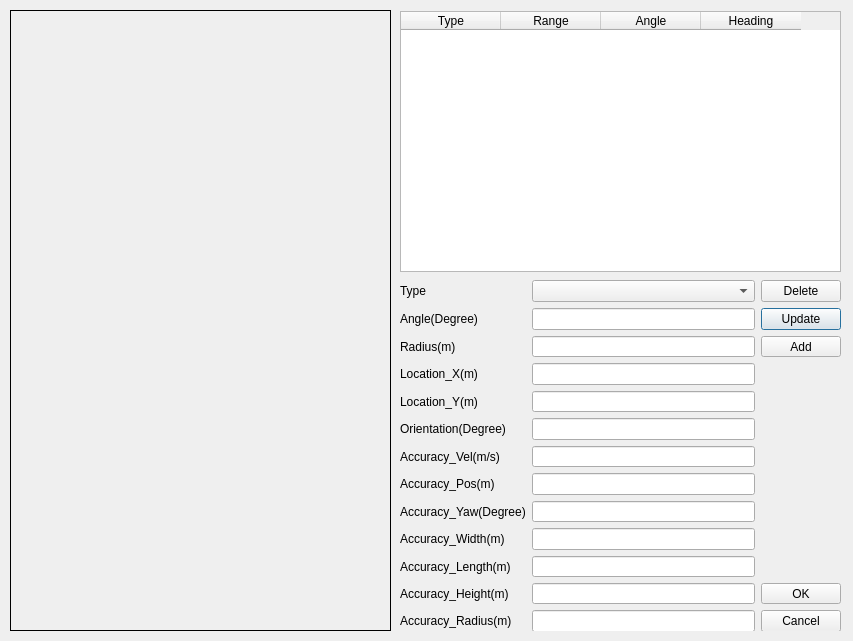
<?xml version="1.0" encoding="UTF-8"?>
<ui version="4.0">
 <class>SensorSettingDialog</class>
 <widget class="QDialog" name="SensorSettingDialog">
  <property name="geometry">
   <rect>
    <x>0</x>
    <y>0</y>
    <width>853</width>
    <height>641</height>
   </rect>
  </property>
  <property name="windowTitle">
   <string>Sensors Setting</string>
  </property>
  <widget class="QLabel" name="imgLabel">
   <property name="enabled">
    <bool>true</bool>
   </property>
   <property name="geometry">
    <rect>
     <x>10</x>
     <y>10</y>
     <width>381</width>
     <height>621</height>
    </rect>
   </property>
   <property name="frameShape">
    <enum>QFrame::Box</enum>
   </property>
   <property name="text">
    <string/>
   </property>
   <property name="alignment">
    <set>Qt::AlignCenter</set>
   </property>
  </widget>
  <widget class="QWidget" name="gridLayoutWidget">
   <property name="geometry">
    <rect>
     <x>400</x>
     <y>280</y>
     <width>441</width>
     <height>351</height>
    </rect>
   </property>
   <layout class="QGridLayout" name="gridLayout">
    <item row="2" column="3">
     <widget class="QPushButton" name="updateButton">
      <property name="text">
       <string>Update</string>
      </property>
     </widget>
    </item>
    <item row="9" column="2">
     <widget class="QLineEdit" name="editAY"/>
    </item>
    <item row="3" column="3">
     <widget class="QPushButton" name="addButton">
      <property name="text">
       <string>Add</string>
      </property>
     </widget>
    </item>
    <item row="5" column="0">
     <widget class="QLabel" name="label_5">
      <property name="text">
       <string>Location_Y(m)</string>
      </property>
     </widget>
    </item>
    <item row="6" column="0">
     <widget class="QLabel" name="label_6">
      <property name="text">
       <string>Orientation(Degree)</string>
      </property>
     </widget>
    </item>
    <item row="4" column="0">
     <widget class="QLabel" name="label_4">
      <property name="text">
       <string>Location_X(m)</string>
      </property>
     </widget>
    </item>
    <item row="7" column="0">
     <widget class="QLabel" name="label_7">
      <property name="text">
       <string>Accuracy_Vel(m/s)</string>
      </property>
     </widget>
    </item>
    <item row="7" column="2">
     <widget class="QLineEdit" name="editAV"/>
    </item>
    <item row="8" column="0">
     <widget class="QLabel" name="label_8">
      <property name="text">
       <string>Accuracy_Pos(m)</string>
      </property>
     </widget>
    </item>
    <item row="10" column="0">
     <widget class="QLabel" name="label_10">
      <property name="text">
       <string>Accuracy_Width(m)</string>
      </property>
     </widget>
    </item>
    <item row="11" column="0">
     <widget class="QLabel" name="label_11">
      <property name="text">
       <string>Accuracy_Length(m)</string>
      </property>
     </widget>
    </item>
    <item row="0" column="3">
     <widget class="QPushButton" name="deleteButton">
      <property name="text">
       <string>Delete</string>
      </property>
     </widget>
    </item>
    <item row="5" column="2">
     <widget class="QLineEdit" name="editY"/>
    </item>
    <item row="2" column="2">
     <widget class="QLineEdit" name="editAngle"/>
    </item>
    <item row="3" column="0">
     <widget class="QLabel" name="label_3">
      <property name="text">
       <string>Radius(m)</string>
      </property>
     </widget>
    </item>
    <item row="0" column="0">
     <widget class="QLabel" name="label_2">
      <property name="text">
       <string>Type</string>
      </property>
     </widget>
    </item>
    <item row="3" column="2">
     <widget class="QLineEdit" name="editRadius"/>
    </item>
    <item row="0" column="2">
     <widget class="QComboBox" name="comboType"/>
    </item>
    <item row="4" column="2">
     <widget class="QLineEdit" name="editX"/>
    </item>
    <item row="6" column="2">
     <widget class="QLineEdit" name="editHeading"/>
    </item>
    <item row="9" column="0">
     <widget class="QLabel" name="label_9">
      <property name="text">
       <string>Accuracy_Yaw(Degree)</string>
      </property>
     </widget>
    </item>
    <item row="2" column="0">
     <widget class="QLabel" name="label">
      <property name="text">
       <string>Angle(Degree)</string>
      </property>
     </widget>
    </item>
    <item row="10" column="2">
     <widget class="QLineEdit" name="editAW"/>
    </item>
    <item row="8" column="2">
     <widget class="QLineEdit" name="editAP"/>
    </item>
    <item row="12" column="0">
     <widget class="QLabel" name="label_12">
      <property name="text">
       <string>Accuracy_Height(m)</string>
      </property>
     </widget>
    </item>
    <item row="13" column="0">
     <widget class="QLabel" name="label_13">
      <property name="text">
       <string>Accuracy_Radius(m)</string>
      </property>
     </widget>
    </item>
    <item row="11" column="2">
     <widget class="QLineEdit" name="editAL"/>
    </item>
    <item row="13" column="3">
     <widget class="QPushButton" name="cancelButton">
      <property name="text">
       <string>Cancel</string>
      </property>
     </widget>
    </item>
    <item row="12" column="3">
     <widget class="QPushButton" name="okButton">
      <property name="text">
       <string>OK</string>
      </property>
     </widget>
    </item>
    <item row="12" column="2">
     <widget class="QLineEdit" name="editAH"/>
    </item>
    <item row="13" column="2">
     <widget class="QLineEdit" name="editAR"/>
    </item>
   </layout>
  </widget>
  <widget class="QTableWidget" name="tableWidget">
   <property name="geometry">
    <rect>
     <x>400</x>
     <y>11</y>
     <width>441</width>
     <height>261</height>
    </rect>
   </property>
   <property name="verticalScrollBarPolicy">
    <enum>Qt::ScrollBarAlwaysOff</enum>
   </property>
   <property name="horizontalScrollBarPolicy">
    <enum>Qt::ScrollBarAlwaysOff</enum>
   </property>
   <property name="autoScroll">
    <bool>false</bool>
   </property>
   <property name="editTriggers">
    <set>QAbstractItemView::NoEditTriggers</set>
   </property>
   <property name="selectionMode">
    <enum>QAbstractItemView::SingleSelection</enum>
   </property>
   <property name="selectionBehavior">
    <enum>QAbstractItemView::SelectRows</enum>
   </property>
   <column>
    <property name="text">
     <string>Type</string>
    </property>
   </column>
   <column>
    <property name="text">
     <string>Range</string>
    </property>
   </column>
   <column>
    <property name="text">
     <string>Angle</string>
    </property>
   </column>
   <column>
    <property name="text">
     <string>Heading</string>
    </property>
   </column>
  </widget>
 </widget>
 <resources/>
 <connections/>
</ui>
